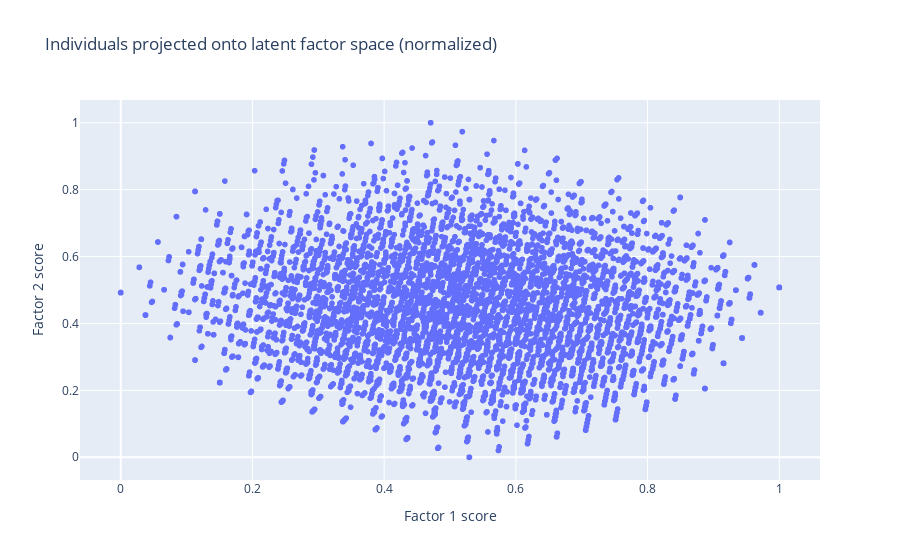

The notebook cell saved with this chart:
### Code cell
px.scatter(
    df_2022_f1,
    x="F1_score_norm",
    y="F2_score_norm",
    title="Individuals projected onto latent factor space (normalized)",
    labels={
        "F1_score_norm": "Factor 1 score",
        "F2_score_norm": "Factor 2 score"
    }
)

### Figure 1 — Plotly figure (JSON) as saved in the notebook; plotly's stock layout.template omitted (floating-point values rounded to 4 significant figures; data arrays with more than 128 entries replaced by an {"elided": "..."} marker saying what was removed)
{"data": [{"hovertemplate": "Factor 1 score=%{x}<br>Factor 2 score=%{y}<extra></extra>", "legendgroup": "", "marker": {"color": "#636efa", "symbol": "circle"}, "mode": "markers", "name": "", "showlegend": false, "type": "scattergl", "x": {"elided": "22692 float values"}, "xaxis": "x", "y": {"elided": "22692 float values"}, "yaxis": "y"}], "layout": {"legend": {"tracegroupgap": 0}, "title": {"text": "Individuals projected onto latent factor space (normalized)"}, "xaxis": {"anchor": "y", "domain": [0, 1], "title": {"text": "Factor 1 score"}}, "yaxis": {"anchor": "x", "domain": [0, 1], "title": {"text": "Factor 2 score"}}}}
